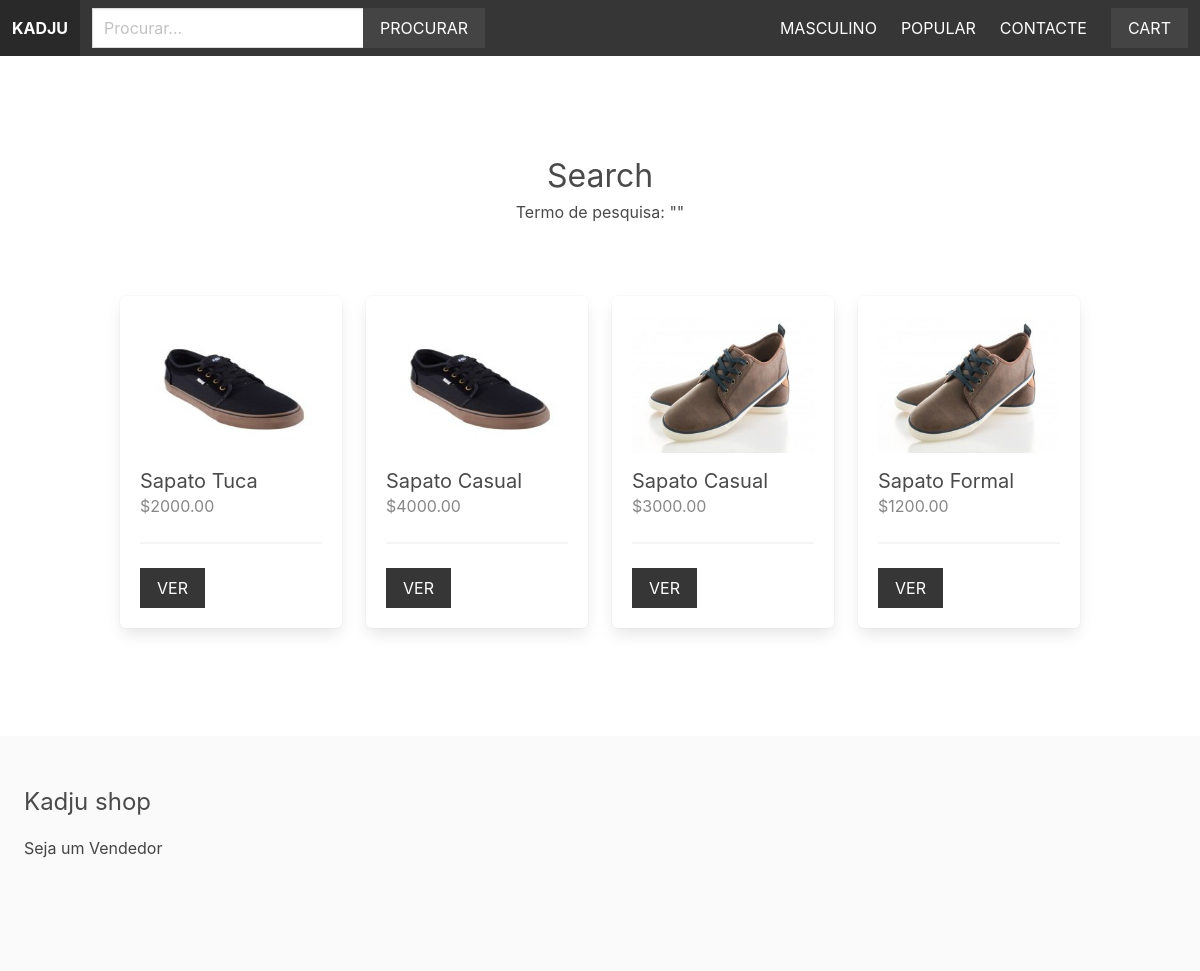
The app's page /search/ with its own data.
### apps/product/models.py (models this page shows, shortened)
class Category(models.Model):
    title = models.CharField(max_length=255)
    slug = models.SlugField(max_length=255)
    ordering = models.IntegerField(default=0)
    class Meta:
        ordering = ['ordering']

class Product(models.Model):
    category = models.ForeignKey(Category, related_name='products', on_delete=models.CASCADE)
    vendor = models.ForeignKey(Vendor, related_name='products', on_delete=models.CASCADE)
    title = models.CharField(max_length=255)
    slug = models.SlugField(max_length=255)
    description = models.TextField(blank=True, null=True)
    price = models.DecimalField(max_digits=6, decimal_places=2)
    date_added = models.DateTimeField(auto_now_add=True)
    image = models.ImageField(upload_to='uploads/', blank=True, null=True)
    thumbnail = models.ImageField(upload_to='uploads/', blank=True, null=True)
    class Meta:
        ordering = ['-date_added']
    def get_thumbnail(self):
        if self.thumbnail:
            return self.thumbnail.url

### apps/product/views.py (the view)
# urls.py: path('search/', views.search, name='search'),
def search(request):
    query = request.GET.get('query', '')
    products = Product.objects.filter(Q(title__icontains=query) | Q(description__icontains=query))
    return render(request, 'product/search.html', {'products': products, 'query': query})

### apps/cart/cart.py (called while the page is built)
    def __len__(self):
        return sum(item['quantity'] for item in self.cart.values())

### apps/cart/context_processors.py (called while the page is built)
def cart(request):
    return {'cart': Cart(request)}

### apps/product/context_processors.py (called while the page is built)
def menu_categories(request):
    categories = Category.objects.all()
    return {'menu_categories': categories}

### apps/product/templates/product/search.html (shortened to what this page needs)
{% extends 'core/base.html' %}
{% block content %}
    <div class="columns is-multiline mb-6">
        <div class="column is-12 has-text-centered mt-6 mb-6">
            <h2 class="is-size-3">Search</h2>
            <h3>Termo de pesquisa: "{{ query }}"</h3>
        </div>
        {% for product in products %}
            {% include 'product/parts/list_item.html' %}
        {% endfor %}
    </div>
{% endblock %}

### apps/core/templates/core/base.html (shortened to what this page needs)
{% load static %}
<!DOCTYPE html>
<html>
  <head>
    <link
      rel="stylesheet"
      href="https://cdn.jsdelivr.net/npm/bulma@0.9.1/css/bulma.min.css"
    />
    <link rel="stylesheet" href="{% static 'styles/main.css' %}" />
  </head>
  <body>
    <nav class="navbar is-dark">
      <div class="navbar-brand">
        <a href="/" class="navbar-item"><strong>Kadju</strong></a>
      </div>
      <div class="navbar-menu" id="main-navbar">
        <div class="navbar-start">
          <div class="navbar-item">
            <form method="get" action="{% url 'search' %}">
              <div class="field has-addons">
                <div class="control">
                  <input
                    type="text"
                    class="input"
                    placeholder="Procurar..."
                    name="query"
                  />
                </div>
                <div class="control">
                  <button class="button is-dark is-uppercase">Procurar</button>
                </div>
              </div>
            </form>
          </div>
        </div>
            <div class="navbar-end">
              {% for category in menu_categories %}
                 <a href="{% url 'category' category.slug %}" class="navbar-item">{{ category.title }}</a>
              {% endfor %}
              <a href="{% url 'contact' %}" class="navbar-item">Contacte</a>
              <div class="navbar-item">
                  <a href="{% url 'cart' %}" class="button is-dark">Cart{% if cart %} ({{ cart|length }}){% endif %}</a>
              </div>
            </div>
        </div>
    </nav>
    <section class="section">
        <div class="container">
            {% block content %}
            {% endblock %}
        </div>
    </section>
    <footer class="footer">
        <h3 class="is-size-4 mb-4">Kadju shop</h3>
        {% if request.user.is_authenticated %}
              <a href="{% url 'vendor_admin' %}">Tela do Vendedor</a>
        {% else %}
              <a href="{% url 'become_vendor' %}">Seja um Vendedor</a>
        {% endif %}
    </footer>
  </body>
</html>

### apps/product/templates/product/parts/list_item.html
<div class="column is-3 product-list-item">
    <div class="box">
        <figure class="image is-4by3 mb-4">
            <img src="{{ product.get_thumbnail }}">
        </figure>
        <h2 class="subtitle">{{ product.title }}</h2>
        <h3 class="price is-size-6 mb-5">${{ product.price }}</h3>
        <hr>
        <a href="{% url 'product' product.category.slug product.slug %}" class="button is-dark is-uppercase">Ver</a>
    </div>
</div>

### static/styles/main.css (style rules this page uses)
.navbar { text-transform: uppercase; }
.navbar .is-dark { background: #444; }
.footer a { margin-bottom: 15px; display: inline-block; color: #444; }
.input, .button { border-radius: 0; }
.product-list-item .box .subtitle { margin-bottom: 0; }
.product-list-item .box .price { color: #888; }

### records on screen
Category: title "MASCULINO"
Category: title "POPULAR"
Product: get_thumbnail (picture), title "Sapato Tuca", price "2000.00"
Product: get_thumbnail (picture), title "Sapato Casual", price "4000.00"
Product: get_thumbnail (picture), title "Sapato Casual", price "3000.00"
Product: get_thumbnail (picture), title "Sapato Formal", price "1200.00"
